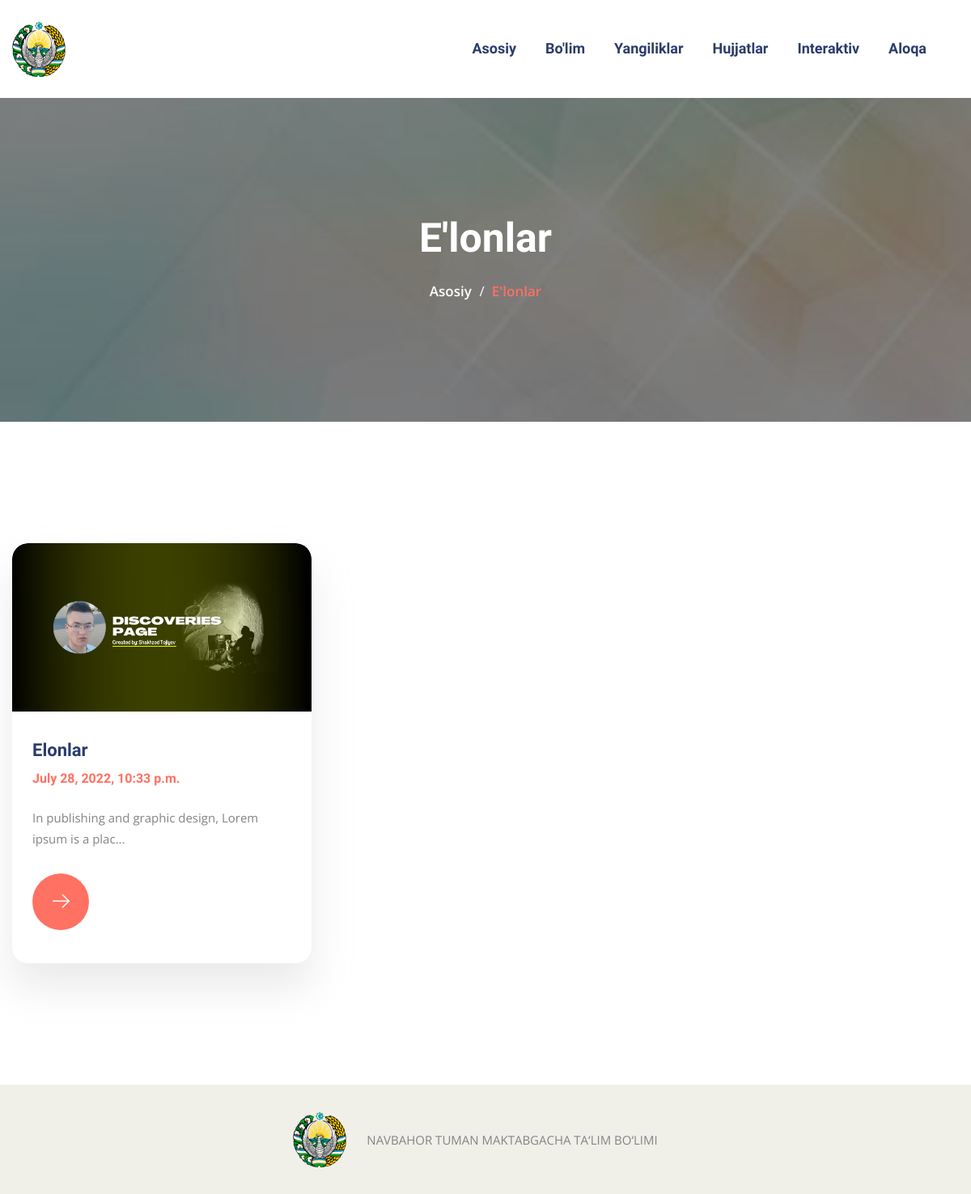
The page /elonlar/ on the database its author committed.
### base/models.py (models this page shows, shortened)
class Elonlar(models.Model):
    img = models.ImageField(upload_to='images/')
    sarlavha = models.CharField(max_length=255)
    tavsifi = models.TextField(null=True, blank=True)
    yaratilish_vaqti = models.DateTimeField(auto_now_add=True)

### base/views.py (the view)
# urls.py: path("elonlar/", views.elonlar, name='elonlar'),
def elonlar(request):
  elonlar = Elonlar.objects.all()
  context = {'elon': elonlar}
  return render(request, 'pages/elonlar.html', context)

### templates/pages/elonlar.html (shortened to what this page needs)
{% extends "base.html" %}
{% block elonlar %}
{% load static %}
 <section class="page-title centred" style="background-image: url({% static 'images/background/page-title.jpg'%});">
    <div class="container">
        <div class="content-box">
            <h1>E'lonlar</h1>
            <ul class="bread-crumb clearfix">
                <li><a href={% url 'home' %}>Asosiy</a></li>
                <li>E'lonlar</li>
            </ul>
        </div>
    </div>
</section>
  <section class="news-section blog-page-section">
    <div class="container">
        <div class="row">
        {% for x in elon %}
            <div class="col-lg-4 col-md-6 col-sm-12 news-block">
                <div class="news-block-one wow fadeInUp" data-wow-delay="00ms" data-wow-duration="1500ms">
                    <div class="inner-box">
                        <figure class="image-box"><a href="/elon/{{ x.id }}"><img src="{{ x.img.url }}" alt="photo"></a></figure>
                        <div class="lower-content">
                            <h3><a href="/elon/{{ x.id }}">{{ x.sarlavha}}</a></h3>
                            <ul class="info-box">
                                <li>{{ x.yaratilish_vaqti }}</li>
                            </ul>
                            <div class="text">{{ x.tavsifi|slice:"55"}}...</div>
                            <div class="link-btn"><a href="/elon/{{ x.id }}"><i class="flaticon-next"></i></a></div>
                        </div>
                    </div>
                </div>
            </div>
        {% endfor %}
        </div>
    </div>
</section>
{% endblock elonlar %}

### static/css/responsive.css (style rules this page uses)
@media only screen and (max-width: 5000px) { .boxed_wrapper { overflow-x: hidden; } }
@media only screen and (max-width: 1200px) { .news-block-one .inner-box .lower-content { padding-left: 25px; } }

### rows shown on the page
Elonlar: img (picture), sarlavha "Elonlar", yaratilish_vaqti "July 28, 2022, 10:33 p.m.", tavsifi "In publishing and graphic design, Lorem ipsum is a plac"
